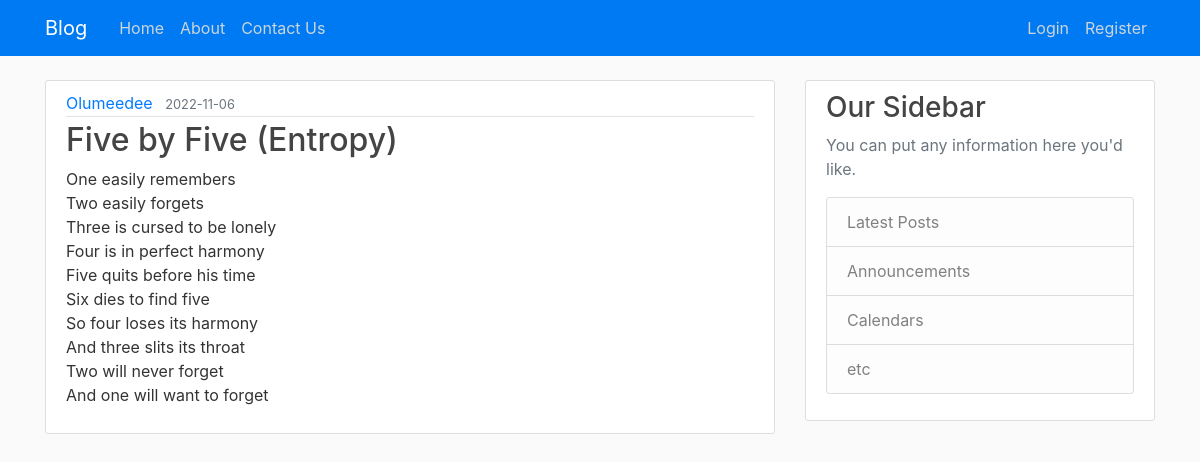
Screenshot of /post/2 with the database file from the repository.
### app.py (models this page shows, shortened)
class User(db.Model, UserMixin):
    id = db.Column(db.Integer(), primary_key=True)
    username = db.Column(db.String(255), nullable=False, unique=True)
    first_name = db.Column(db.String(255), nullable=False)
    last_name = db.Column(db.String(255), nullable=False)
    email = db.Column(db.String(255), nullable=False, unique=True)
    password_hash = db.Column(db.Text(), nullable=False)
    posts = db.relationship('Post', backref='author', lazy=True)

class Post(db.Model):
    id = db.Column(db.Integer(), primary_key=True)
    title = db.Column(db.String(255), nullable=False)
    date_posted = db.Column(db.DateTime(), nullable=False, default=datetime.utcnow)
    content = db.Column(db.Text(), nullable=False)
    author_id = db.Column(db.Integer(), db.ForeignKey('user.id'), nullable=False)

### app.py (the view)
@app.route('/post/<int:post_id>')
def post(post_id):
    post = Post.query.get_or_404(post_id)
    return render_template('post.html', title=post.title, post=post)

### app.py (called while the page is built)
@app.before_request
def create_tables():
    db.create_all()

### templates/post.html (shortened to what this page needs)
{% extends "base.html" %}
{% block content %}
  <article class="media content-section">
    <div class="media-body">
      <div class="article-metadata">
        <a class="mr-2" href="#">{{ post.author.username }}</a>
        <small class="text-muted">{{ post.date_posted.strftime('%Y-%m-%d') }}</small>
      </div>
      <h2 class="article-title">{{ post.title }}</h2>
      <p class="article-content">{{ post.content }}</p>
    </div>
  </article>
{% endblock content %}

### static/main.css (style rules this page uses)
body { background: #fafafa; color: #333333; margin-top: 5rem; }
h1, h2, h3, h4, h5, h6 { color: #444444; }
.content-section { background: #ffffff; padding: 10px 20px; border: 1px solid #dddddd; border-radius: 3px; margin-bottom: 20px; }
.article-title { color: #444444; }
.article-content { white-space: pre-line; }
.article-metadata { padding-bottom: 1px; margin-bottom: 4px; border-bottom: 1px solid #e3e3e3 }

### rows the page displays
User: author.username "Olumeedee"
Post: date_posted "2022-11-06", title "Five by Five (Entropy)", content "One easily remembers Two easily forgets Three is cursed to be lonely Four is in perfect harmony Five quits before his time Six dies to find five So four loses its harmony And three slits its throat Two will never forget And one will want to forget"
